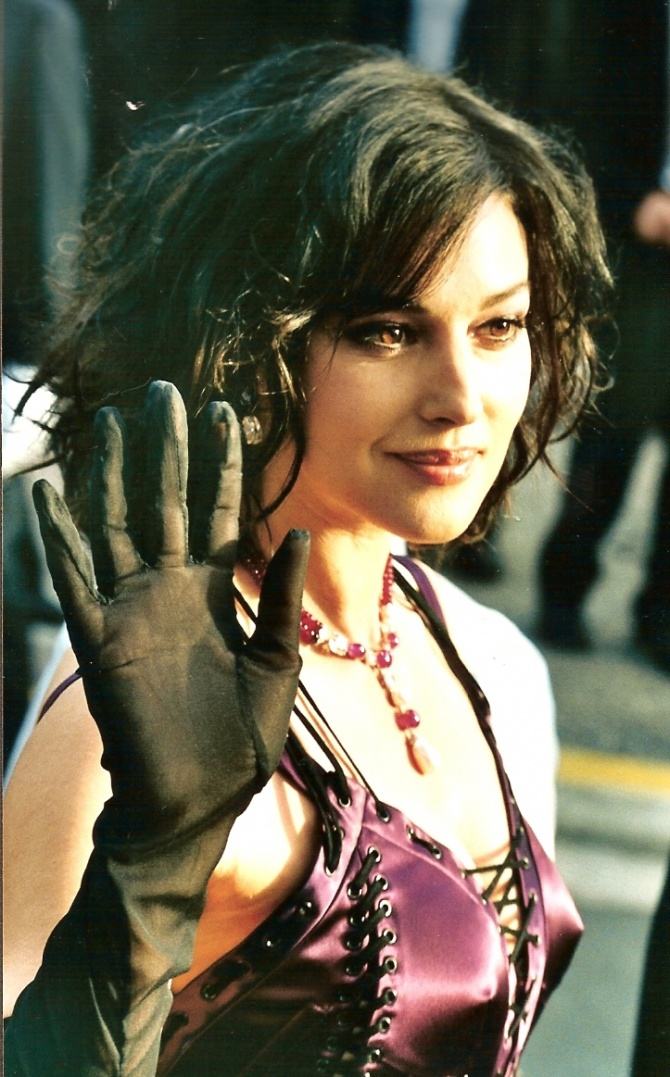
#> input picture examples/Notebooks/Data/Haar_face_detection/bellucci.jpg, 670 x 1077 px
$ jupyter execute --allow-errors Haar_face_detection.ipynb
#> lines starting #> are read from the running program, lines starting #| are printed output that depends on the picture
# Face Detection using Haar Cascades

In this example we use the haar cascade xml files to detect faces in an image.

[cell 1]
from deepgaze.face_detection import HaarFaceDetector
import matplotlib.pyplot as plt
import cv2

Read image in which we want to detect faces

[cell 2]
image = cv2.imread("Data/Haar_face_detection/bellucci.jpg")
#> image is the input picture: shape (1077, 670, 3); mean B, G, R 78.4, 97.9, 102.4

Convert the image to grayscale

[cell 3]
img_gray = cv2.cvtColor(image, cv2.COLOR_BGR2GRAY)
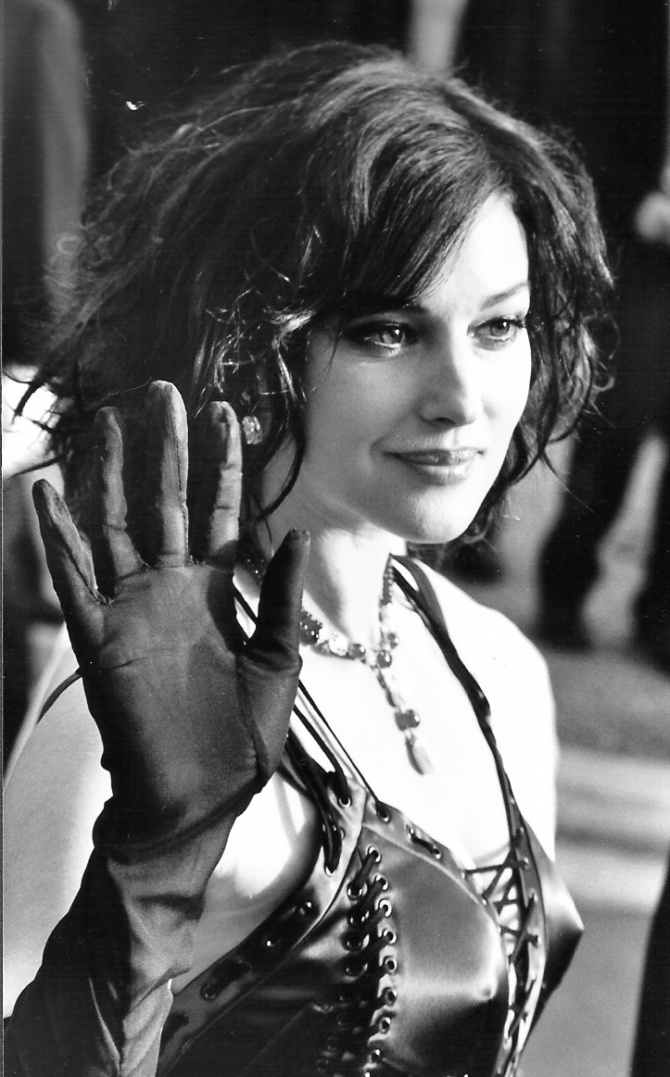
#> img_gray: shape (1077, 670); min 5, max 255, mean 97

Load and apply Haar face detector on the grayscale image

The returnMultipleFacesPosition() return a list of detected face ROIs(topleft and bottomright corner points)

#> (a cell that did not finish here is left out)

Draw a rectangle around the detected faces

#> (a cell that did not finish here is left out)

Display the image with detected faces

[cell 6]
plt.imshow(cv2.cvtColor(image, cv2.COLOR_BGR2RGB))
plt.show()
